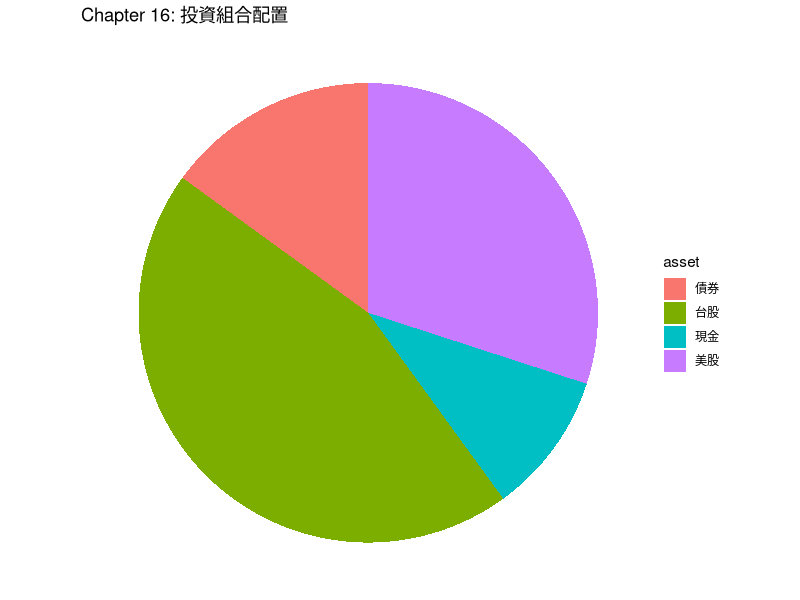

Generate this figure with R:
library(ggplot2)
df <- data.frame(
  asset = c("台股", "美股", "債券", "現金"),
  weight = c(45, 30, 15, 10)
)
p <- ggplot(df, aes(x = "", y = weight, fill = asset)) +
  geom_col(width = 1) +
  coord_polar("y") +
  labs(title = "Chapter 16: 投資組合配置") +
  theme_void()
ggsave("/Users/elvis/r-viz-site/assets/chapter16_portfolio_demo.png", p, width = 8, height = 6, dpi = 150)
cat("Chapter 16 done\n")
